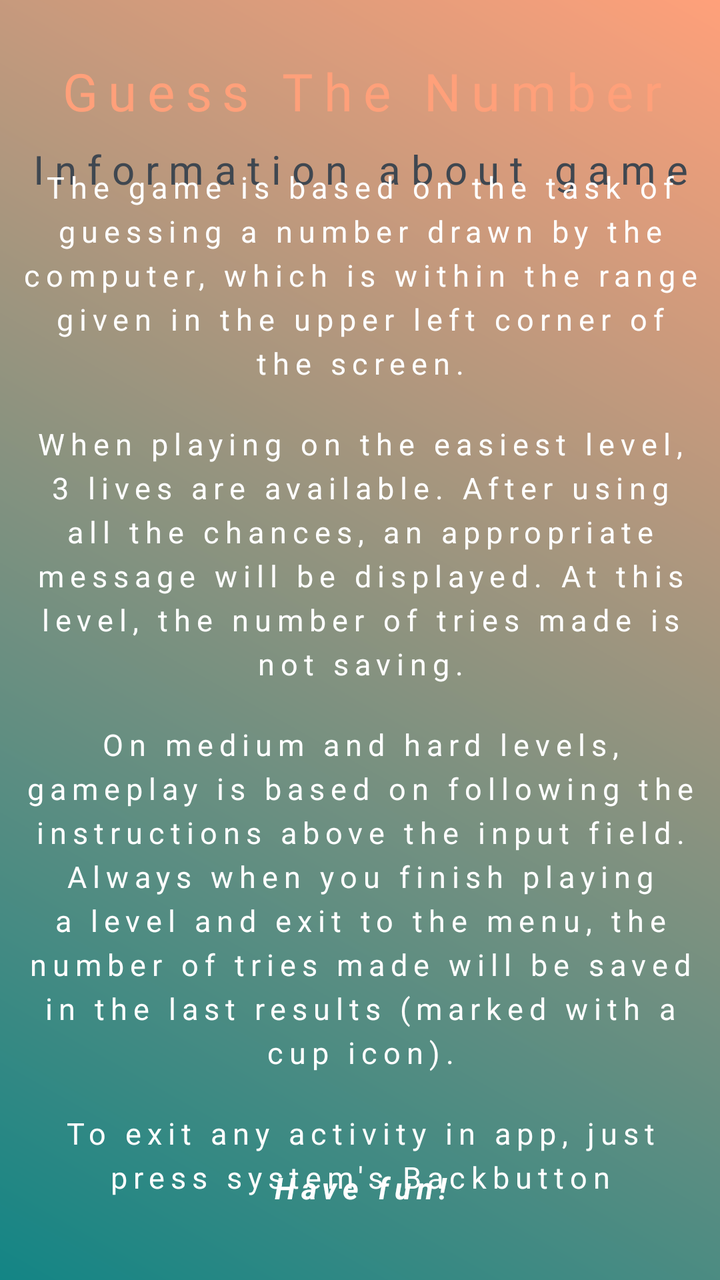
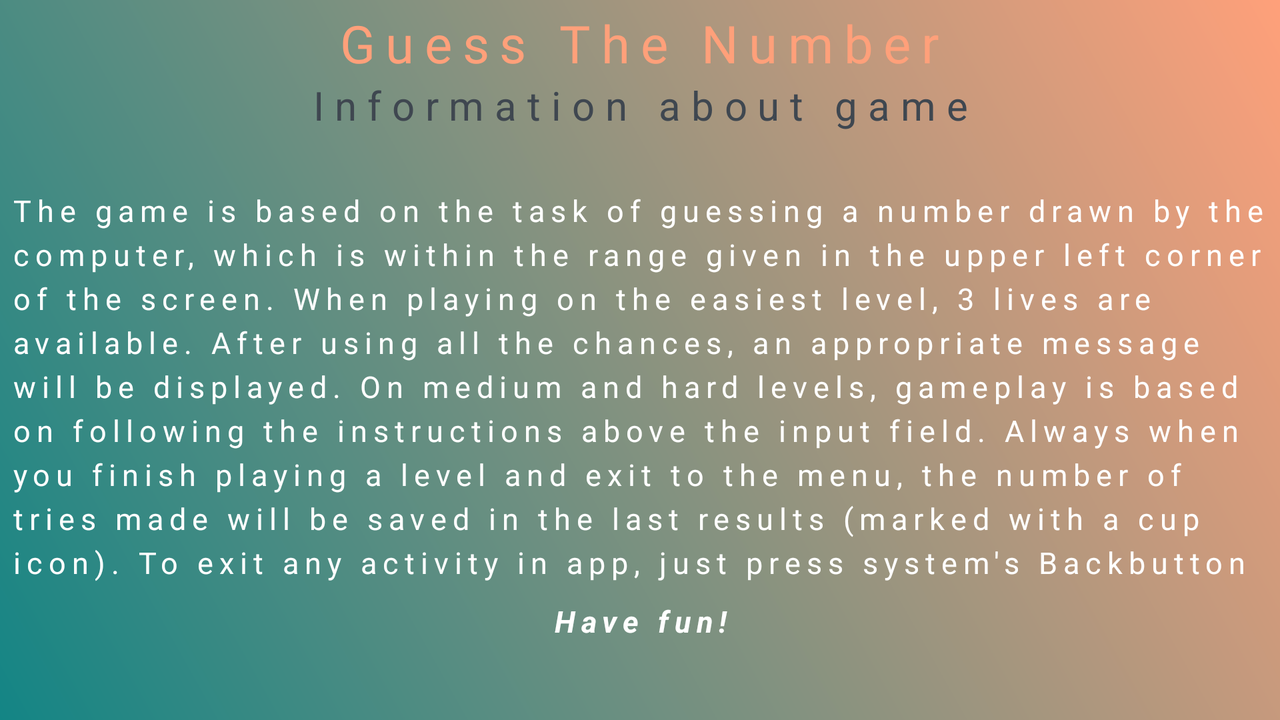

An Android layout and its configuration variant, each rendered on a device that would load it. The default file and the variant file are quoted in full after the pictures.
<!-- AndroidManifest.xml: application theme Theme.GuessTheNumber -->
<!-- res/layout/activity_game_info.xml -->
<?xml version="1.0" encoding="utf-8"?>
<androidx.constraintlayout.widget.ConstraintLayout xmlns:android="http://schemas.android.com/apk/res/android"
    xmlns:app="http://schemas.android.com/apk/res-auto"
    xmlns:tools="http://schemas.android.com/tools"
    android:layout_width="match_parent"
    android:layout_height="match_parent"
    android:background="@drawable/launch_background"
    tools:context="pl.mateuszkonecki.guessthenumber.GameInfoActivity">

    <TextView
        android:id="@+id/textView"
        android:layout_width="370dp"
        android:layout_height="wrap_content"
        android:layout_marginTop="28dp"
        android:fontFamily="@font/rubik_bubbles_regular"
        android:letterSpacing="0.2"
        android:text="@string/app_name"
        android:textAlignment="center"
        android:textColor="@color/appNameColor"
        android:textSize="26sp"
        app:layout_constraintEnd_toEndOf="parent"
        app:layout_constraintHorizontal_bias="0.487"
        app:layout_constraintStart_toStartOf="parent"
        app:layout_constraintTop_toTopOf="parent"
        app:layout_constraintWidth_percent="0.9" />

    <TextView
        android:id="@+id/textView5"
        android:layout_width="match_parent"
        android:layout_height="wrap_content"
        android:layout_marginTop="8dp"
        android:letterSpacing="0.265"
        android:text="@string/infoHello"
        android:textAlignment="center"
        android:textColor="#3F4750"
        android:textSize="20sp"
        app:layout_constraintEnd_toEndOf="parent"
        app:layout_constraintStart_toStartOf="parent"
        app:layout_constraintTop_toBottomOf="@+id/textView"
        app:layout_constraintWidth_percent="1" />

    <TextView
        android:id="@+id/textView7"
        android:layout_width="match_parent"
        android:layout_height="wrap_content"
        android:letterSpacing="0.2"
        android:lineHeight="22dp"
        android:padding="10dp"
        android:text="@string/gameDescription1"
        android:textAlignment="center"
        android:textColor="@color/white"
        android:textSize="15sp"
        app:layout_constraintBottom_toTopOf="@+id/textView6"
        app:layout_constraintTop_toBottomOf="@+id/textView5" />

    <TextView
        android:id="@+id/textView6"
        android:layout_width="match_parent"
        android:layout_height="wrap_content"
        android:letterSpacing="0.2"
        android:lineHeight="22dp"
        android:padding="10dp"
        android:text="@string/gameDescription2"
        android:textAlignment="center"
        android:textColor="@color/white"
        android:textSize="15sp"
        app:layout_constraintBottom_toTopOf="@+id/textView8"
        app:layout_constraintTop_toBottomOf="@+id/textView7" />

    <TextView
        android:id="@+id/textView8"
        android:layout_width="match_parent"
        android:layout_height="wrap_content"
        android:letterSpacing="0.2"
        android:lineHeight="22dp"
        android:padding="10dp"
        android:text="@string/gameDescription3"
        android:textAlignment="center"
        android:textColor="@color/white"
        android:textSize="15sp"
        app:layout_constraintBottom_toTopOf="@+id/textView10"
        app:layout_constraintTop_toBottomOf="@+id/textView6" />

    <TextView
        android:id="@+id/textView10"
        android:layout_width="match_parent"
        android:layout_height="wrap_content"
        android:letterSpacing="0.2"
        android:lineHeight="22dp"
        android:padding="10dp"
        android:text="@string/gameDescription4"
        android:textAlignment="center"
        android:textColor="@color/white"
        android:textSize="15sp"
        app:layout_constraintBottom_toTopOf="@+id/textView4"
        app:layout_constraintTop_toBottomOf="@+id/textView8"
        tools:layout_editor_absoluteX="0dp" />

    <TextView
        android:id="@+id/textView4"
        android:layout_width="match_parent"
        android:layout_height="wrap_content"
        android:layout_marginBottom="36dp"
        android:letterSpacing="0.2"
        android:text="@string/haveFunText"
        android:textAlignment="center"
        android:textColor="@color/white"
        android:textSize="15sp"
        android:textStyle="bold|italic"
        app:layout_constraintBottom_toBottomOf="parent"
        app:layout_constraintEnd_toEndOf="parent"
        app:layout_constraintHorizontal_bias="0.0"
        app:layout_constraintStart_toStartOf="parent" />

</androidx.constraintlayout.widget.ConstraintLayout>
<!-- resources referenced by this layout -->
<resources>
  <color name="appNameColor">#FFA07A</color>
  <color name="white">#FFFFFFFF</color>
  <!-- drawable launch_background (drawable) -->
  <?xml version="1.0" encoding="utf-8"?>
  <shape xmlns:android="http://schemas.android.com/apk/res/android"
      android:shape="rectangle">
  
      <gradient android:startColor="@color/startLaunchColor"
          android:endColor="@color/endLaunchColor"
          android:angle="45" />
  
  </shape>
  <string name="app_name">Guess The Number</string>
  <string name="gameDescription1">The game is based on the task of guessing a number drawn by the computer, which is within the range given in the upper left corner of the screen.</string>
  <string name="gameDescription2">When playing on the easiest level, 3 lives are available. After using all the chances, an appropriate message will be displayed. At this level, the number of tries made is not saving.</string>
  <string name="gameDescription3">On medium and hard levels, gameplay is based on following the instructions above the input field. Always when you finish playing a level and exit to the menu, the number of tries made will be saved in the last results (marked with a cup icon).</string>
  <string name="gameDescription4">To exit any activity in app, just press system\'s "Back" button</string>
  <string name="haveFunText">Have fun!</string>
  <string name="infoHello">Information about game</string>
  <style name="Theme.GuessTheNumber" parent="Theme.MaterialComponents.DayNight.NoActionBar">
          
          <item name="colorPrimary">#454545</item>
          <item name="colorPrimaryVariant">#454545</item>
          <item name="colorOnPrimary">@color/white</item>
          
          <item name="colorSecondary">@color/teal_200</item>
          <item name="colorSecondaryVariant">@color/teal_700</item>
          <item name="colorOnSecondary">@color/black</item>
          
          <item name="android:statusBarColor" tools:targetApi="l">?attr/colorPrimaryVariant</item>
          
      </style>
  <color name="startLaunchColor">#138585</color>
  <color name="endLaunchColor">#FFA07A</color>
  <color name="teal_200">#FF03DAC5</color>
  <color name="teal_700">#FF018786</color>
  <color name="black">#FF000000</color>
</resources>
<!-- res/layout-land/activity_game_info.xml (the repository's variant of the layout above) -->
<!-- drawn on the phone turned sideways -->
<?xml version="1.0" encoding="utf-8"?>
<androidx.constraintlayout.widget.ConstraintLayout xmlns:android="http://schemas.android.com/apk/res/android"
    xmlns:app="http://schemas.android.com/apk/res-auto"
    xmlns:tools="http://schemas.android.com/tools"
    android:layout_width="match_parent"
    android:layout_height="match_parent"
    android:background="@drawable/launch_background">

    <TextView
        android:id="@+id/textView"
        android:layout_width="370dp"
        android:layout_height="wrap_content"
        android:layout_marginTop="4dp"
        android:fontFamily="@font/rubik_bubbles_regular"
        android:letterSpacing="0.2"
        android:text="@string/app_name"
        android:textAlignment="center"
        android:textColor="@color/appNameColor"
        android:textSize="26sp"
        app:layout_constraintEnd_toEndOf="parent"
        app:layout_constraintHorizontal_bias="0.498"
        app:layout_constraintStart_toStartOf="parent"
        app:layout_constraintTop_toTopOf="parent"
        app:layout_constraintWidth_percent="0.9" />

    <TextView
        android:id="@+id/textView5"
        android:layout_width="match_parent"
        android:layout_height="wrap_content"
        android:letterSpacing="0.265"
        android:text="@string/infoHello"
        android:textAlignment="center"
        android:textColor="#3F4750"
        android:textSize="20sp"
        app:layout_constraintEnd_toEndOf="parent"
        app:layout_constraintStart_toStartOf="parent"
        app:layout_constraintTop_toBottomOf="@+id/textView"
        app:layout_constraintWidth_percent="1" />

    <TextView
        android:id="@+id/textView9"
        android:layout_width="wrap_content"
        android:layout_height="wrap_content"
        android:layout_marginTop="24dp"
        android:letterSpacing="0.2"
        android:lineHeight="22dp"
        android:padding="5dp"
        android:text="@string/horizontalGameDescription"
        android:textColor="@color/white"
        android:textSize="15sp"
        app:layout_constraintEnd_toEndOf="parent"
        app:layout_constraintHorizontal_bias="0.0"
        app:layout_constraintStart_toStartOf="parent"
        app:layout_constraintTop_toBottomOf="@+id/textView5" />

    <TextView
        android:id="@+id/textView4"
        android:layout_width="match_parent"
        android:layout_height="wrap_content"
        android:layout_marginTop="4dp"
        android:letterSpacing="0.2"
        android:text="@string/haveFunText"
        android:textAlignment="center"
        android:textColor="@color/white"
        android:textSize="15sp"
        android:textStyle="bold|italic"
        app:layout_constraintEnd_toEndOf="parent"
        app:layout_constraintHorizontal_bias="0.0"
        app:layout_constraintStart_toStartOf="parent"
        app:layout_constraintTop_toBottomOf="@+id/textView9" />

</androidx.constraintlayout.widget.ConstraintLayout>
<!-- resources referenced by the variant -->
<!-- as the phone turned sideways resolves them -->
<resources>
  <color name="appNameColor">#FFA07A</color>
  <color name="white">#FFFFFFFF</color>
  <!-- drawable launch_background (drawable) -->
  <?xml version="1.0" encoding="utf-8"?>
  <shape xmlns:android="http://schemas.android.com/apk/res/android"
      android:shape="rectangle">
  
      <gradient android:startColor="@color/startLaunchColor"
          android:endColor="@color/endLaunchColor"
          android:angle="45" />
  
  </shape>
  <string name="app_name">Guess The Number</string>
  <string name="haveFunText">Have fun!</string>
  <string name="horizontalGameDescription">The game is based on the task of guessing a number drawn by the computer, which is within the range given in the upper left corner of the screen.
  
  When playing on the easiest level, 3 lives are available. After using all the chances, an appropriate message will be displayed.
  
  On medium and hard levels, gameplay is based on following the instructions above the input field. Always when you finish playing a level and exit to the menu, the number of tries made will be saved in the last results (marked with a cup icon).
  
  To exit any activity in app, just press system\'s  "Back" button</string>
  <string name="infoHello">Information about game</string>
  <style name="Theme.GuessTheNumber" parent="Theme.MaterialComponents.DayNight.NoActionBar">
          
          <item name="colorPrimary">#454545</item>
          <item name="colorPrimaryVariant">#454545</item>
          <item name="colorOnPrimary">@color/white</item>
          
          <item name="colorSecondary">@color/teal_200</item>
          <item name="colorSecondaryVariant">@color/teal_700</item>
          <item name="colorOnSecondary">@color/black</item>
          
          <item name="android:statusBarColor" tools:targetApi="l">?attr/colorPrimaryVariant</item>
          
      </style>
  <color name="startLaunchColor">#138585</color>
  <color name="endLaunchColor">#FFA07A</color>
  <color name="teal_200">#FF03DAC5</color>
  <color name="teal_700">#FF018786</color>
  <color name="black">#FF000000</color>
</resources>
